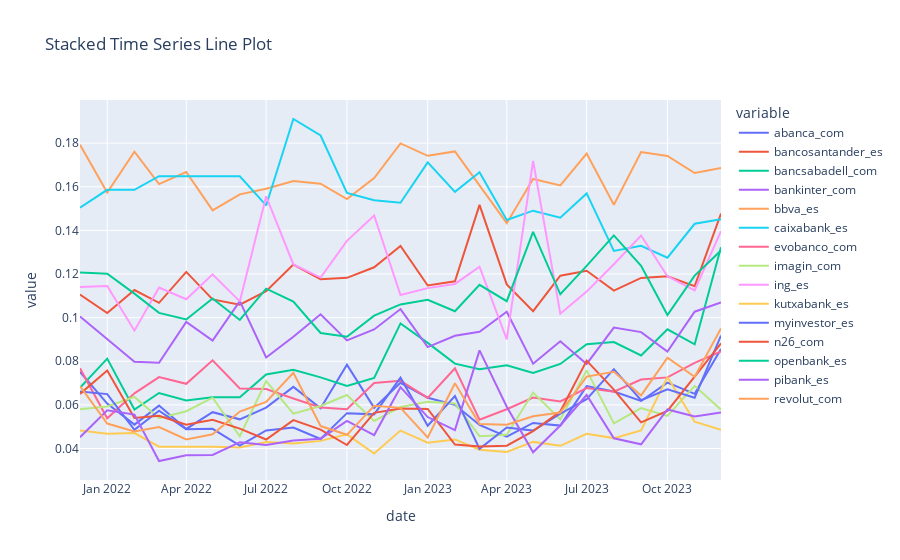

The cell this chart's notebook holds for it:
### Code cell
# log transform the data and create a stacked time series line plot in plotly express

import numpy as np

data_log = data.copy()
data_log[num_cols] = np.log1p(data[num_cols])

fig = px.line(data_log, x='date', y=num_cols, title='Stacked Time Series Line Plot')
fig.show()
